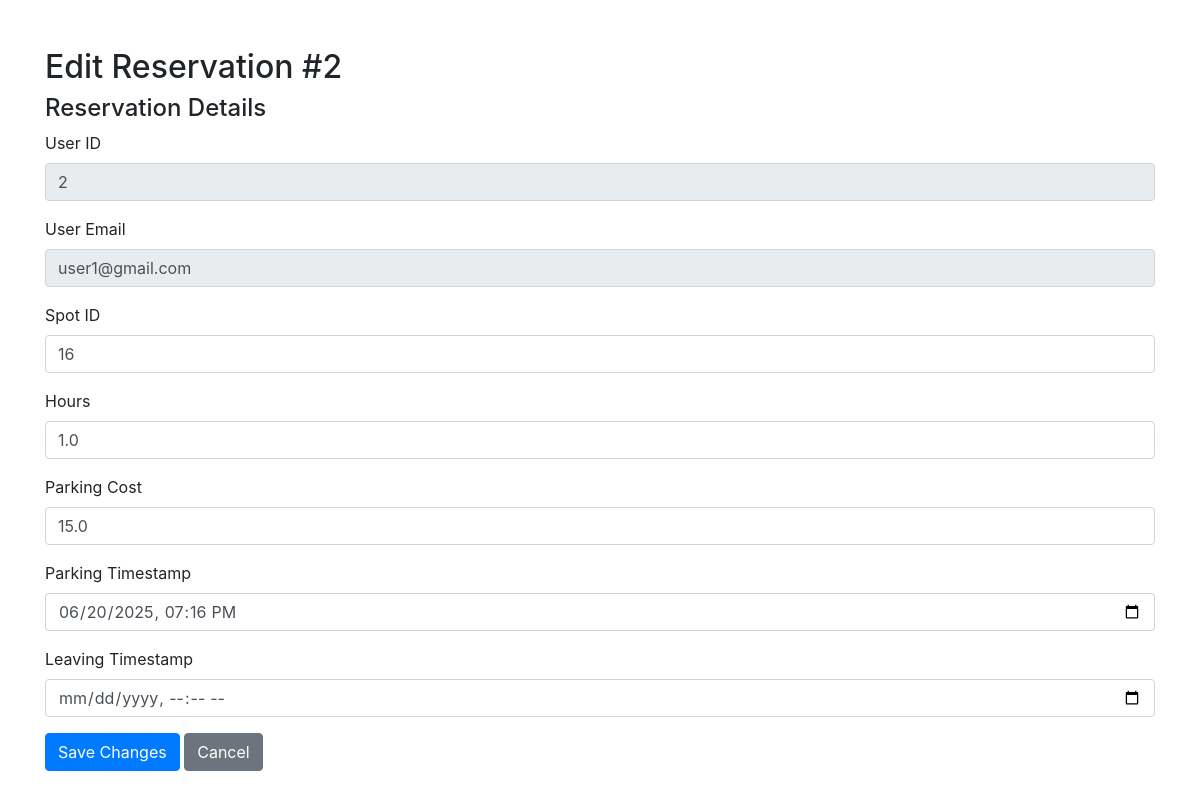
/admin/edit_reservation/2 (signed in), run on the app's committed database.
### models.py (models this page shows, shortened)
class Reservation(db.Model):
    id = db.Column(db.Integer, primary_key=True)
    spot_id = db.Column(db.Integer, db.ForeignKey('parking_spot.id'), nullable=False)
    user_id = db.Column(db.Integer, db.ForeignKey('user.id'), nullable=False)
    vehicle_no = db.Column(db.String(20), nullable=True) # Vehicle number for the reservation
    parking_cost = db.Column(db.Float, nullable=False)
    hours = db.Column(db.Float, nullable=False) # Duration of parking in hours
    parking_timestamp = db.Column(db.DateTime, default=datetime.utcnow, nullable=False)
    leaving_timestamp = db.Column(db.DateTime, nullable=True) # Null if spot is still occupied

class User(db.Model, UserMixin):
    id = db.Column(db.Integer, primary_key=True)
    email = db.Column(db.String(120), unique=True, nullable=False)
    password = db.Column(db.String(128), nullable=False)
    is_admin = db.Column(db.Boolean, default=False)
    is_blocked = db.Column(db.Boolean, default=False)
    reservations = db.relationship('Reservation', backref='user', lazy=True)

### app.py (the view, shortened to what this page needs)
@app.route('/admin/edit_reservation/<int:reservation_id>', methods=['GET', 'POST'])
@login_required
def edit_reservation(reservation_id):
    if not current_user.is_admin:
        flash('Unauthorized access', 'danger')
        return redirect(url_for('dashboard'))
    reservation = Reservation.query.get_or_404(reservation_id)
    form = ReservationForm(obj=reservation)
    if request.method == 'GET':
        if reservation.parking_timestamp:
            form.parking_timestamp.data = reservation.parking_timestamp.replace(tzinfo=None)
        if reservation.leaving_timestamp:
            form.leaving_timestamp.data = reservation.leaving_timestamp.replace(tzinfo=None)
    return render_template('admin/edit_reservation.html', form=form, reservation=reservation, user_email=reservation.user.email if reservation.user else 'N/A')

### forms.py
class ReservationForm(FlaskForm):
    spot_id = IntegerField('Spot ID', validators=[Optional()]) # Can be hidden field, auto-filled
    user_id = IntegerField('User ID', validators=[Optional()]) # Can be hidden field, auto-filled
    vehicle_no = StringField('Vehicle Number', validators=[DataRequired(), Length(max=20)])
    hours = FloatField('Duration in Hours', validators=[DataRequired(), NumberRange(min=0.1, message='Duration must be at least 0.1 hours.')])
    parking_cost = FloatField('Parking Cost (₹)', validators=[Optional(), NumberRange(min=0.0)]) # Optional for initial booking, calculated by backend
    parking_timestamp = DateTimeLocalField('Parking Time', format='%Y-%m-%dT%H:%M', validators=[Optional()])
    leaving_timestamp = DateTimeLocalField('Leaving Time', format='%Y-%m-%dT%H:%M', validators=[Optional()])
    submit = SubmitField('Book Spot') # For user booking

### app.py (called while the page is built)
@login_manager.user_loader
def load_user(user_id):
    try:
        return db.session.get(User, int(user_id))
    except Exception as e:
        logging.error(f"Error loading user {user_id}: {e}")
        return None

### templates/admin/edit_reservation.html (shortened to what this page needs)
<!DOCTYPE html>
<html lang="en">
<head>
    <link rel="stylesheet" href="https://stackpath.bootstrapcdn.com/bootstrap/4.5.2/css/bootstrap.min.css">
</head>
<body>
    <div class="container mt-5">
        <h2>Edit Reservation #{{ reservation.id }}</h2>
        <h4>Reservation Details</h4>
        <form method="POST" action="{{ url_for('edit_reservation', reservation_id=reservation.id) }}">
            <div class="form-group">
                <label for="user_id">User ID</label>
                {{ form.user_id(class="form-control", readonly=True) }}
            </div>
            <div class="form-group">
                <label for="user_email">User Email</label>
                <input type="email" id="user_email" class="form-control" value="{{ user_email if user_email else 'Email not found' }}" readonly>
            </div>
            <div class="form-group">
                <label for="spot_id">Spot ID</label>
                {{ form.spot_id(class="form-control") }}
            </div>
            <div class="form-group">
                <label for="hours">Hours</label>
                {{ form.hours(class="form-control") }}
            </div>
            <div class="form-group">
                <label for="parking_cost">Parking Cost</label>
                {{ form.parking_cost(class="form-control") }}
            </div>
            <div class="form-group">
                <label for="parking_timestamp">Parking Timestamp</label>
                {{ form.parking_timestamp(class="form-control") }}
            </div>
            <div class="form-group">
                <label for="leaving_timestamp">Leaving Timestamp</label>
                {{ form.leaving_timestamp(class="form-control") }}
            </div>
            <button type="submit" class="btn btn-primary">Save Changes</button>
            <a href="{{ url_for('dashboard') }}" class="btn btn-secondary">Cancel</a>
        </form>
    </div>
</body>
</html>

### data on the page
Reservation: id "2", user_id "2", spot_id "16", hours "1.0", parking_cost "15.0", parking_timestamp "06/20/2025 19:16"
User: email "user1@gmail.com"
